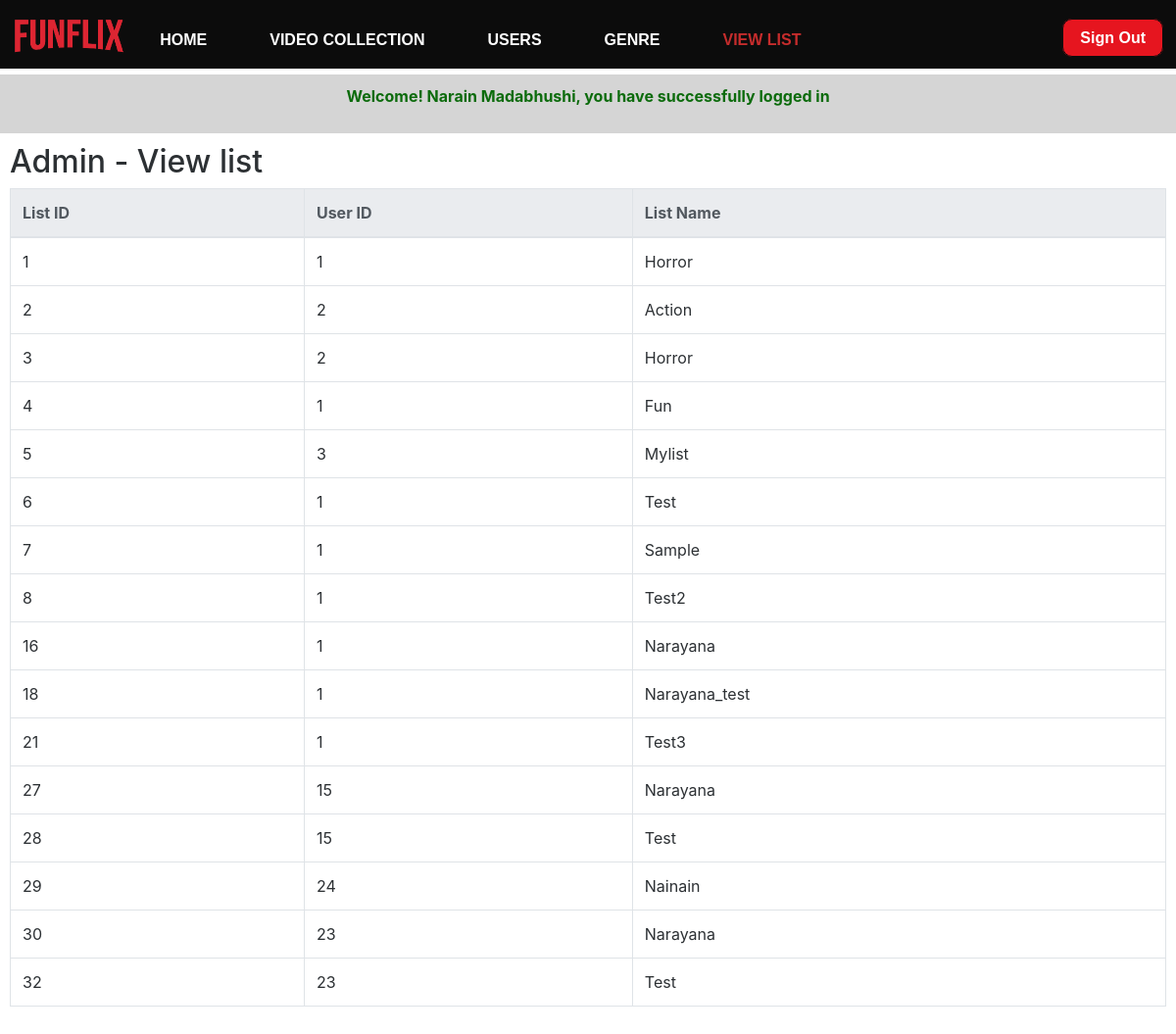
The app's page /admin/viewlist.php (signed in), older data.
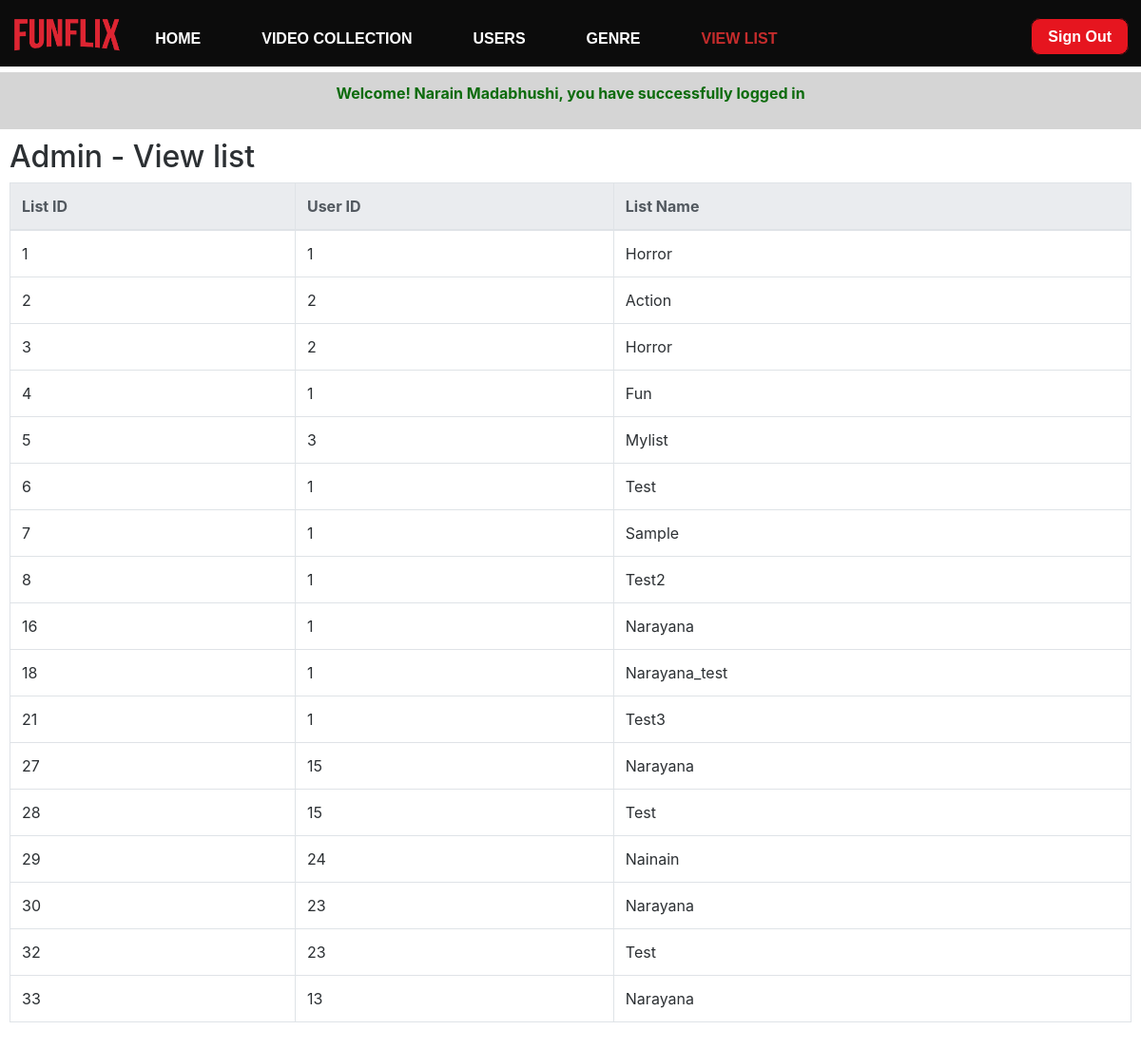
The same page, newer data.
### tables this page shows
CREATE TABLE `view_list` (
  `list_id` int(11) NOT NULL AUTO_INCREMENT,
  `user_id` int(11) NOT NULL,
  `list_name` varchar(255) NOT NULL,
  `created_at` datetime NOT NULL DEFAULT CURRENT_TIMESTAMP,
  `updated_at` datetime DEFAULT NULL,
  PRIMARY KEY (`list_id`)
);

### classes/Models/Model.php (called while the page is built, shortened)
<?php
class Model
{
	protected static $dbh;
	public static function init(\PDO $dbh)
	{
		static::$dbh = $dbh;
	}
	public function all()
	{
		$query = "SELECT * FROM {$this->table}";
		$stmt = static::$dbh->prepare($query);
		$stmt->execute();
		return $stmt->fetchAll(\PDO::FETCH_ASSOC);
	}
}

### public/admin/viewlist.php (the view, shortened to what this page needs)
<?php
    $heading = "Admin - View list";
 if(isset($_SESSION['is_admin']) && $_SESSION['is_admin'] == true)
  {
    $viewlist = new Viewlist();
    $list = $viewlist->all();
  } else{
      header("Location: ../login.php");
      $_SESSION['flash'] = 'You need to be admin to view this page';
      die;
  }
?><!DOCTYPE html>
<html lang="en">
<head>
  <link rel="stylesheet" href="../css/desktop.css" />
  <link rel="stylesheet" href="https://maxcdn.bootstrapcdn.com/bootstrap/4.3.1/css/bootstrap.min.css" />
</head>
<body>
  <?php require '../../inc/admin_header.inc.php'; ?>
  <?php require '../../inc/flash.inc.php'; ?>
  <div id="container">
  <h2><?=$heading?></h2>
  <table class="table table-bordered table-hover">
    <thead class="thead-light">
    <tr>
      <th>List ID</th>
      <th>User ID</th>
      <th>List Name</th>
    </tr>
    </thead>
    <?php foreach ($list as $viewlist): ?>
      <tr>
      <td><?= $viewlist['list_id'] ?></td>
      <td><?= $viewlist['user_id'] ?></td>
      <td><?= ucwords(strtolower(($viewlist['list_name']))) ?></td>
      </tr>    <?php endforeach ?>
  </table>
 </div>
</body>

Row changes from the older to the newer data that the page shows:
added view_list: list_id "33", user "13", list_name "Narayana"
